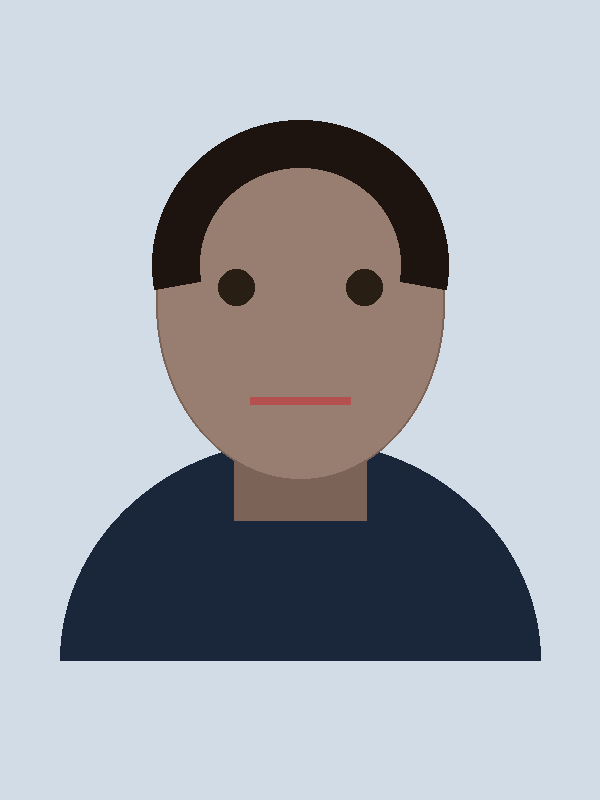
#> input picture docs/samples/sample_before_dark_bg.png, 600 x 800 px, found by its file name
$ python test_gpuimage_filters.py
#> lines starting #> are read from the running program, lines starting #| are printed output that depends on the picture; after the words box and inside, x2 and y2 are one past the last pixel; in counts of white or black regions, pixels touching at a corner belong together
#> in main, test_img is the input picture: PIL image 600x800 RGBA; mean R, G, B, A 164.9, 169.1, 176.5, 255
#| Loaded test image: (600, 800)
#!/usr/bin/env python3
"""
Test and verify GPUImage-grade photo adjustment formulas
Formulas from wasabeef/android-gpuimage & Brad Larson's GPUImage
"""
import math
import numpy as np
from PIL import Image

def apply_gpuimage_adjustments(
    img: Image.Image,
    exposure: float = 0.0,       # -2.0 to +2.0 EV
    contrast: float = 1.0,       # 0.5 to 1.8
    shadows: float = 0.0,        # 0.0 to 1.0
    highlights: float = 1.0,     # 0.0 to 1.0 (1.0 = normal, 0.0 = maximum highlight recovery)
    saturation: float = 1.0,     # 0.0 to 2.0
    temperature: float = 0.0,    # -1.0 to 1.0 (cool to warm)
    tint: float = 0.0            # -1.0 to 1.0 (green to magenta)
) -> Image.Image:
#> called with exposure = 0.65, contrast = 1.12, shadows = 0.55, highlights = 0.85, saturation = 1.05, temperature = 0.1, tint = 0
    arr = np.array(img).astype(np.float32) / 255.0
    rgb = arr[:, :, :3]
    alpha = arr[:, :, 3] if arr.shape[2] == 4 else None
#> alpha: shape (800, 600) float32; every value is 1

    # 1. Exposure: rgb * pow(2.0, exposure)
    if exposure != 0.0:
        rgb = rgb * (2.0 ** exposure)
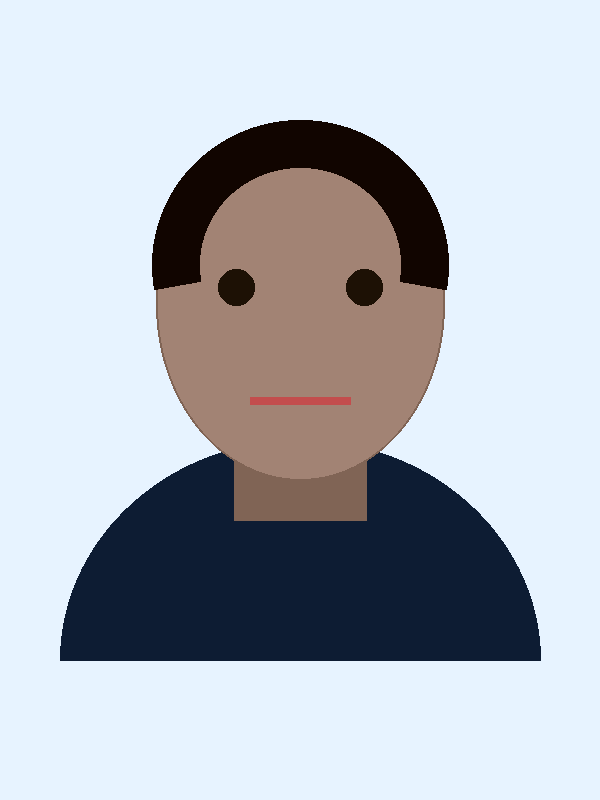
#> rgb: shape (800, 600, 3) float32; mean R, G, B 1.01, 1.04, 1.08; drawn with min black and max white

    # 2. Contrast: (rgb - 0.5) * contrast + 0.5
    if contrast != 1.0:
        rgb = (rgb - 0.5) * contrast + 0.5

    rgb = np.clip(rgb, 0.0, 1.0)

    # 3. Shadows & Highlights (GPUImage formula)
    if shadows > 0.0 or highlights < 1.0:
        lum = 0.3 * rgb[:, :, 0] + 0.59 * rgb[:, :, 1] + 0.11 * rgb[:, :, 2]
        lum = np.clip(lum, 1e-4, 1.0)

        # Shadow lift
        s_factor = shadows + 1.0
        shadow_val = np.clip(
            (np.power(lum, 1.0 / s_factor) - 0.76 * np.power(lum, 2.0 / s_factor)) - lum,
            0.0, 1.0
        )

        # Highlight recovery
        h_factor = 2.0 - highlights
        h_val = np.clip(
            (1.0 - (np.power(1.0 - lum, 1.0 / h_factor) - 0.8 * np.power(1.0 - lum, 2.0 / h_factor))) - lum,
            -1.0, 0.0
        )
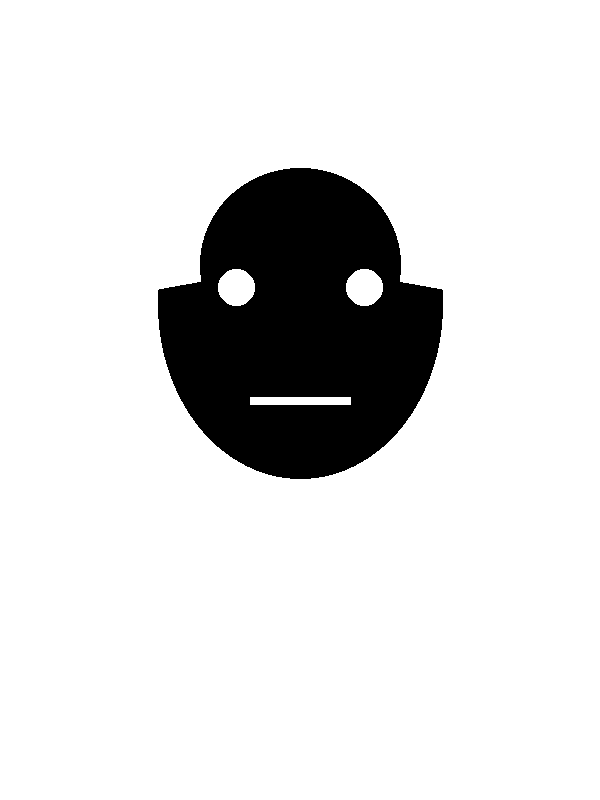
#> h_val: shape (800, 600) float32; values -0.0131 (black) and 0 (white), 87.3% white; 1 black region, box (x1, y1, x2, y2) and area: (158, 168, 443, 479) 60968

        total_lum = np.clip(lum + shadow_val + h_val, 0.0, 1.0)
        scale = total_lum / lum
        for c in range(3):
            rgb[:, :, c] = np.clip(rgb[:, :, c] * scale, 0.0, 1.0)
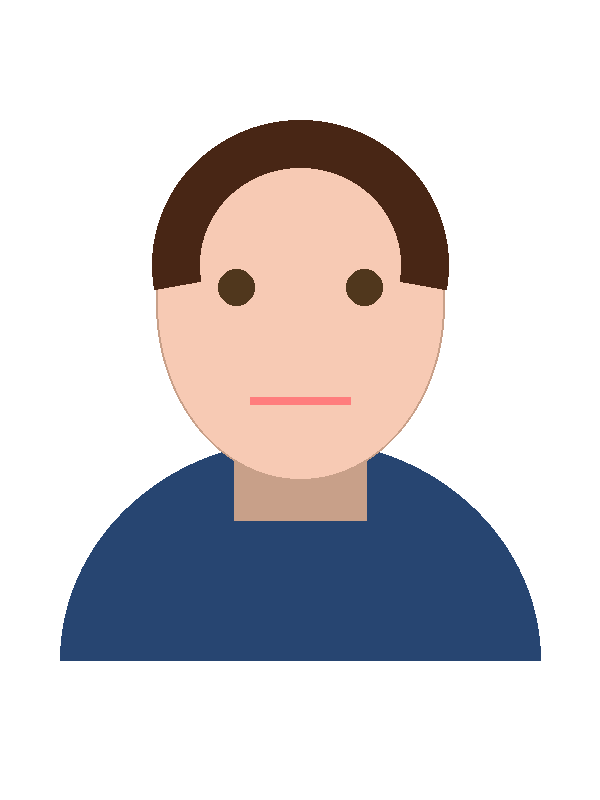
#> rgb: shape (800, 600, 3) float32; mean R, G, B 0.831, 0.819, 0.826

    # 4. White Balance (YIQ color space for temperature & tint)
    if temperature != 0.0 or tint != 0.0:
        # RGB to YIQ
        # Y = 0.299 R + 0.587 G + 0.114 B
        # I = 0.596 R - 0.274 G - 0.322 B
        # Q = 0.212 R - 0.523 G + 0.311 B
        Y = 0.299 * rgb[:, :, 0] + 0.587 * rgb[:, :, 1] + 0.114 * rgb[:, :, 2]
        I = 0.596 * rgb[:, :, 0] - 0.274 * rgb[:, :, 1] - 0.322 * rgb[:, :, 2]
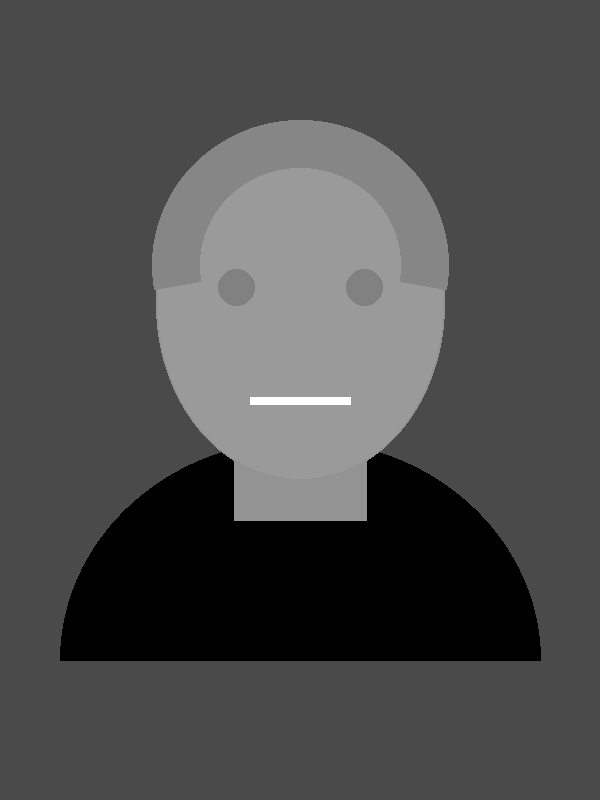
#> I: shape (800, 600) float32; min -0.125, max 0.303, mean 0.00502; drawn with min black and max white
        Q = 0.212 * rgb[:, :, 0] - 0.523 * rgb[:, :, 1] + 0.311 * rgb[:, :, 2]
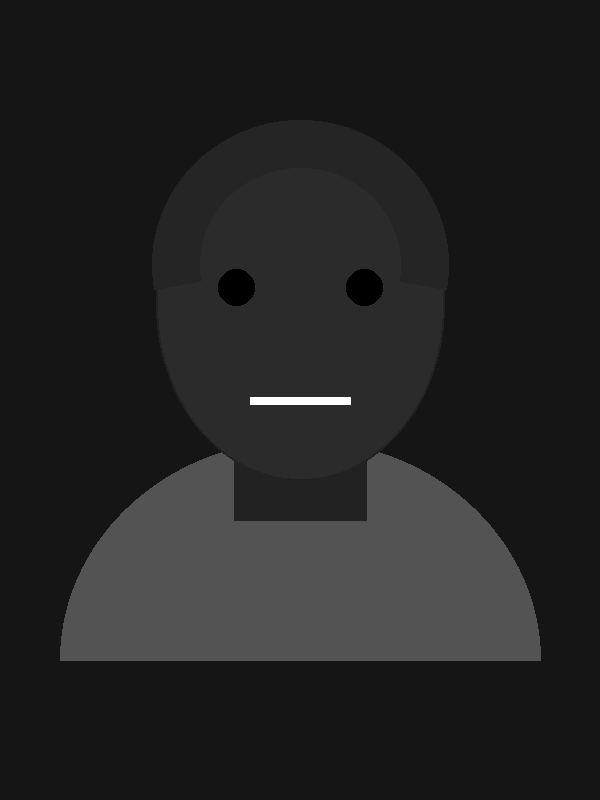
#> Q: shape (800, 600) float32; min -0.01, max 0.108, mean 0.00613; drawn with min black and max white

        # Tint adjusts Q (green vs magenta)
        Q = np.clip(Q + tint * 0.05, -0.52, 0.52)
        # Temperature adjusts I and R/B balance
        I = np.clip(I + temperature * 0.08, -0.59, 0.59)

        # YIQ to RGB
        R = Y + 0.956 * I + 0.621 * Q
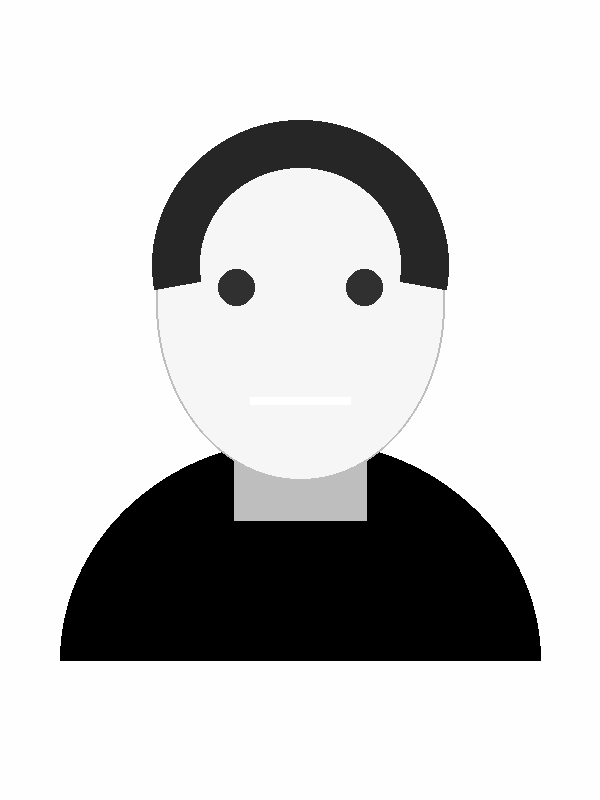
#> R: shape (800, 600) float32; min 0.163, max 1.01, mean 0.839; drawn with min black and max white
        G = Y - 0.272 * I - 0.647 * Q
        B = Y - 1.105 * I + 1.702 * Q
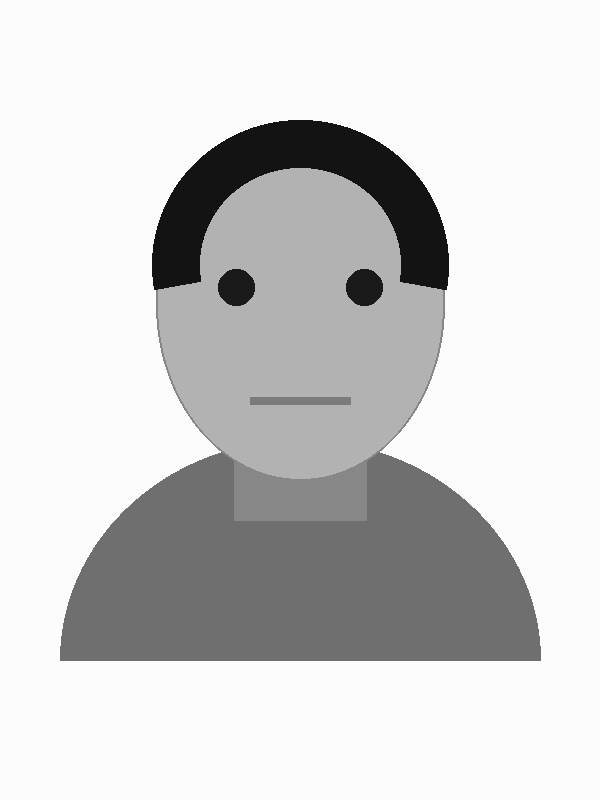
#> B: shape (800, 600) float32; min 0.0749, max 0.991, mean 0.819
        rgb[:, :, 0] = np.clip(R, 0.0, 1.0)
        rgb[:, :, 1] = np.clip(G, 0.0, 1.0)
        rgb[:, :, 2] = np.clip(B, 0.0, 1.0)

    # 5. Saturation: mix(lum, rgb, saturation)
    if saturation != 1.0:
        lum = 0.2125 * rgb[:, :, 0] + 0.7154 * rgb[:, :, 1] + 0.0721 * rgb[:, :, 2]
        lum = np.expand_dims(lum, axis=2)
        rgb = np.clip(lum + (rgb - lum) * saturation, 0.0, 1.0)

    out_arr = (rgb * 255.0).astype(np.uint8)
    if alpha is not None:
        alpha_channel = (alpha * 255.0).astype(np.uint8)
#> alpha_channel: shape (800, 600); every value is 255
        out_arr = np.dstack([out_arr, alpha_channel])
#> out_arr: shape (800, 600, 4)

    return Image.fromarray(out_arr)

def main():
    test_img = Image.open("/var/minis/workspace/persophoto-ai/docs/samples/sample_before_dark_bg.png")
    print(f"Loaded test image: {test_img.size}")

    # Test 1: Lift dark exposure by +0.75 EV, boost shadows 0.6, contrast 1.15
    enhanced = apply_gpuimage_adjustments(
        test_img,
        exposure=0.65,
        contrast=1.12,
        shadows=0.55,
        highlights=0.85,
        saturation=1.05,
        temperature=0.10
    )
    enhanced.save("/var/minis/workspace/persophoto-ai/docs/samples/sample_gpuimage_enhanced.png")
    print("Saved sample_gpuimage_enhanced.png successfully!")
    print("GPUImage formula verification PASSED!")

if __name__ == "__main__":
    main()
